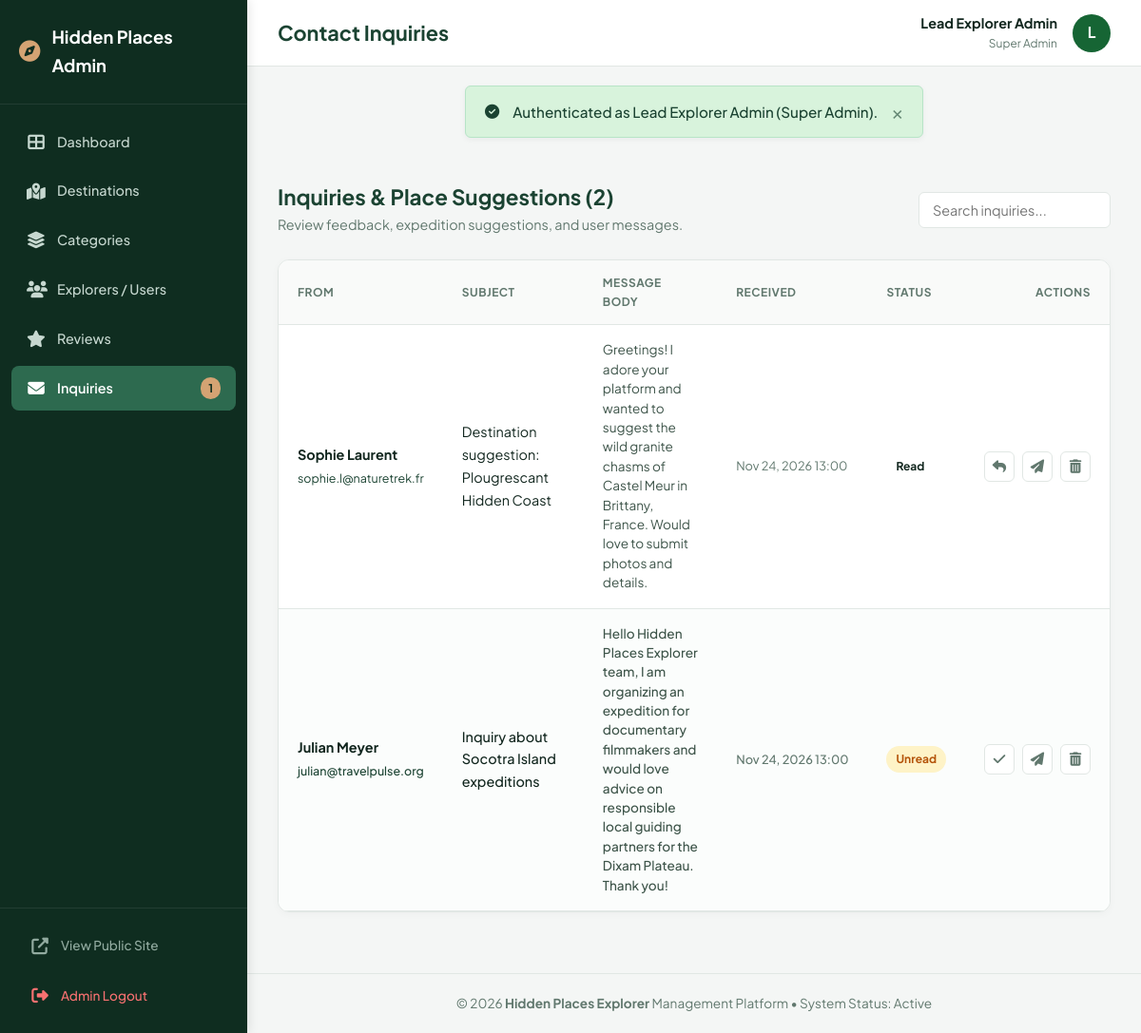
/admin/contacts.php (signed in), run on the app's committed database.
### tables this page shows
CREATE TABLE `contacts` (
  `id` INT AUTO_INCREMENT PRIMARY KEY,
  `name` VARCHAR(100) NOT NULL,
  `email` VARCHAR(150) NOT NULL,
  `subject` VARCHAR(200) NOT NULL,
  `message` TEXT NOT NULL,
  `status` ENUM('unread', 'read', 'replied') DEFAULT 'unread',
  `created_at` TIMESTAMP DEFAULT CURRENT_TIMESTAMP
);

### admin/contacts.php (the view, shortened to what this page needs)
<?php
require_once __DIR__ . '/../includes/admin_header.php';
$pdo = getDBConnection();
$messages = $pdo->query("SELECT * FROM contacts ORDER BY id DESC")->fetchAll();
?>
<div style="display: flex; justify-content: space-between; align-items: center; margin-bottom: 24px; flex-wrap: wrap; gap: 16px;">
    <div>
        <h2 style="font-size: 1.4rem; color: var(--admin-primary); margin: 0 0 4px;">Inquiries &amp; Place Suggestions (<?= count($messages) ?>)</h2>
        <p style="color: var(--admin-text-muted); font-size: 0.9rem; margin: 0;">Review feedback, expedition suggestions, and user messages.</p>
    </div>
    <div>
        <input type="text" id="admin-table-search" placeholder="Search inquiries..." style="padding: 9px 14px; border: 1px solid var(--admin-border); border-radius: 6px; font-size: 0.9rem;">
    </div>
</div>
<div class="admin-card">
    <div class="admin-table-responsive">
        <table class="admin-table">
            <thead>
                <tr>
                    <th>From</th>
                    <th>Subject</th>
                    <th style="max-width: 320px;">Message Body</th>
                    <th>Received</th>
                    <th>Status</th>
                    <th style="text-align: right;">Actions</th>
                </tr>
            </thead>
            <tbody>
                <?php if (empty($messages)): ?>
                    <tr><td colspan="6" class="text-center" style="padding: 24px;">No inquiries received yet.</td></tr>
                <?php else: ?>
                    <?php foreach ($messages as $msg): ?>
                        <tr style="<?= $msg['status'] === 'unread' ? 'background: #fbfdfc; font-weight: 500;' : '' ?>">
                            <td>
                                <strong><?= e($msg['name']) ?></strong><br>
                                <a href="mailto:<?= e($msg['email']) ?>" style="font-size: 0.78rem; color: var(--admin-primary);"><?= e($msg['email']) ?></a>
                            </td>
                            <td><?= e($msg['subject']) ?></td>
                            <td style="max-width: 320px;">
                                <div style="font-size: 0.85rem; color: #3d5449; line-height: 1.5;">
                                    <?= nl2br(e($msg['message'])) ?>
                                </div>
                            </td>
                            <td style="font-size: 0.8rem; color: var(--admin-text-muted); white-space: nowrap;">
                                <?= date('M j, Y H:i', strtotime($msg['created_at'])) ?>
                            </td>
                            <td>
                                <span class="badge-status badge-<?= e($msg['status']) ?>">
                                    <?= ucfirst(e($msg['status'])) ?>
                                </span>
                            </td>
                            <td>
                                <div class="action-btn-group" style="justify-content: flex-end;">
                                    <?php if ($msg['status'] === 'unread'): ?>
                                        <a href="contacts.php?status=read&id=<?= $msg['id'] ?>&token=<?= $csrfToken ?>" class="btn-icon" title="Mark as Read">
                                            <i class="fas fa-check"></i>
                                        </a>
                                    <?php elseif ($msg['status'] === 'read'): ?>
                                        <a href="contacts.php?status=replied&id=<?= $msg['id'] ?>&token=<?= $csrfToken ?>" class="btn-icon" title="Mark as Replied">
                                            <i class="fas fa-reply"></i>
                                        </a>
                                    <?php endif; ?>
                                    <a href="mailto:<?= e($msg['email']) ?>?subject=Re: <?= urlencode($msg['subject']) ?>" class="btn-icon" title="Reply via Email Client">
                                        <i class="fas fa-paper-plane"></i>
                                    </a>
                                    <a href="contacts.php?delete=<?= $msg['id'] ?>&token=<?= $csrfToken ?>" class="btn-icon btn-icon-danger" title="Delete Inquiry" onclick="return confirmDelete('Delete this inquiry?');">
                                        <i class="fas fa-trash-alt"></i>
                                    </a>
                                </div>
                            </td>
                        </tr>
                    <?php endforeach; ?>
                <?php endif; ?>
            </tbody>
        </table>
    </div>
</div>
<?php require_once __DIR__ . '/../includes/admin_footer.php'; ?>

### assets/css/style.css (style rules this page uses)
:root { --color-primary-dark: #0f2d20; --color-primary: #184332; --color-primary-light: #2d6a4f; --color-primary-subtle: #40916c; --color-primary-bg: #eaf3ee; --color-accent: #d4a373; --color-accent-hover: #b98655; --color-gold: #e9c46a; --color-cream-bg: #fcfbf7; --color-cream-alt: #f4f0e6; --color-cream-card: #f9f7f1; --color-cream-border: #e3ded2; --color-white: #ffffff; --color-text-main: #142820; --color-text-muted: #536b60; --color-text-light: #7b9487; --color-danger: #c93b3b; --color-success: #2d6a4f; --color-warning: #e09f3e; --font-sans: 'Plus Jakarta Sans', system-ui, -apple-system, sans-serif; --font-serif: 'Playfair Display', Georgia, serif; --max-width: 1240px; --radius-sm: 6px; --radius-md: 12px; --radius-lg: 20px; --radius-pill: 9999px; --shadow-sm: 0 2px 6px rgba(15, 45, 32, 0.05); --shadow-md: 0 8px 24px rgba(15, 45, 32, 0.08); --shadow-lg: 0 16px 40px rgba(15, 45, 32, 0.12); --shadow-hover: 0 20px 48px rgba(15, 45, 32, 0.16); --transition: all 0.3s cubic-bezier(0.25, 0.8, 0.25, 1); }
*, *::before, *::after { box-sizing: border-box; margin: 0; padding: 0; }
html { scroll-behavior: smooth; font-size: 16px; }
body { font-family: var(--font-sans); background-color: var(--color-cream-bg); color: var(--color-text-main); line-height: 1.65; min-height: 100vh; display: flex; flex-direction: column; overflow-x: hidden; }
a { color: var(--color-primary); text-decoration: none; transition: var(--transition); }
button, input, select, textarea { font-family: inherit; font-size: inherit; }
h1, h2, h3, h4, h5, h6 { color: var(--color-primary-dark); font-weight: 700; line-height: 1.25; }

### assets/css/admin.css (style rules this page uses)
:root { --admin-sidebar-bg: #0f2d20; --admin-sidebar-hover: #194833; --admin-sidebar-active: #2d6a4f; --admin-sidebar-width: 260px; --admin-bg: #f4f6f5; --admin-card-bg: #ffffff; --admin-border: #e1e7e4; --admin-primary: #1b4332; --admin-primary-light: #2d6a4f; --admin-accent: #d4a373; --admin-text-dark: #11261e; --admin-text-muted: #61786e; --admin-danger: #dc2626; --admin-danger-bg: #fee2e2; --admin-success: #15803d; --admin-success-bg: #dcfce7; --admin-warning: #b45309; --admin-warning-bg: #fef3c7; --admin-info: #0369a1; --admin-info-bg: #e0f2fe; }
body.admin-body { background: var(--admin-bg); color: var(--admin-text-dark); font-family: 'Plus Jakarta Sans', system-ui, -apple-system, sans-serif; margin: 0; padding: 0; display: flex; min-height: 100vh; }
.admin-card { background: var(--admin-card-bg); border: 1px solid var(--admin-border); border-radius: 12px; box-shadow: 0 2px 8px rgba(0, 0, 0, 0.03); overflow: hidden; margin-bottom: 32px; }
.admin-table-responsive { overflow-x: auto; width: 100%; }
.admin-table { width: 100%; border-collapse: collapse; text-align: left; font-size: 0.9rem; }
.admin-table th { background: #f9faf9; padding: 14px 20px; font-weight: 700; color: var(--admin-text-muted); border-bottom: 1px solid var(--admin-border); text-transform: uppercase; font-size: 0.75rem; letter-spacing: 0.5px; }
.admin-table td { padding: 16px 20px; border-bottom: 1px solid var(--admin-border); color: var(--admin-text-dark); vertical-align: middle; }
.badge-status { display: inline-flex; align-items: center; gap: 6px; padding: 4px 10px; border-radius: 9999px; font-size: 0.75rem; font-weight: 700; }
.badge-pending, .badge-unread { background: var(--admin-warning-bg); color: var(--admin-warning); }
.action-btn-group { display: flex; align-items: center; gap: 8px; }
.btn-icon { width: 32px; height: 32px; border-radius: 6px; display: flex; align-items: center; justify-content: center; border: 1px solid var(--admin-border); background: #ffffff; color: var(--admin-text-muted); cursor: pointer; text-decoration: none; transition: all 0.2s ease; }

### data on the page
contacts: name "Sophie Laurent", email "sophie.l@naturetrek.fr", subject "Destination suggestion: Plougrescant Hidden Coast", message "Greetings! I adore your platform and wanted to suggest the wild granite chasms of Castel Meur in Brittany, France. Would love to submit photos and details.", created_at "Nov 24, 2026 13:00", status "Read"
contacts: name "Julian Meyer", email "julian@travelpulse.org", subject "Inquiry about Socotra Island expeditions", message "Hello Hidden Places Explorer team, I am organizing an expedition for documentary filmmakers and would love advice on responsible local guiding partners for the Dixam Plateau. Thank you!", created_at "Nov 24, 2026 13:00", status "Unread"

### other printed values
$unreadContactsCount "1"
$pageTitle "Contact Inquiries"
$currentAdmin['name'] "Lead Explorer Admin"
$currentAdmin['role'] "Super Admin"
substr($currentAdmin['name'], 0, 1) "L"
$text "Authenticated as Lead Explorer Admin (Super Admin)."
count($messages) "2"
